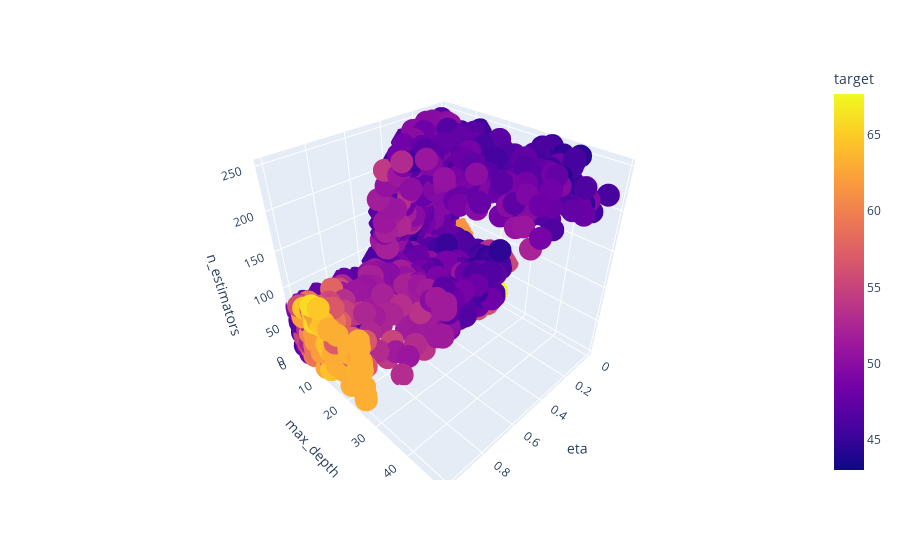

This figure's notebook cell:
### Code cell
px.scatter_3d(df1, x = "eta", y = "max_depth", z = "n_estimators", color = "target")

### Figure 1 — Plotly figure (JSON) as saved in the notebook; plotly's stock layout.template omitted (floating-point values rounded to 4 significant figures; data arrays with more than 128 entries replaced by an {"elided": "..."} marker saying what was removed)
{"data": [{"hovertemplate": "eta=%{x}<br>max_depth=%{y}<br>n_estimators=%{z}<br>target=%{marker.color}<extra></extra>", "legendgroup": "", "marker": {"color": {"elided": "2410 float values"}, "coloraxis": "coloraxis", "symbol": "circle"}, "mode": "markers", "name": "", "scene": "scene", "showlegend": false, "type": "scatter3d", "x": {"elided": "2410 float values"}, "y": {"elided": "2410 int values"}, "z": {"elided": "2410 int values"}}], "layout": {"coloraxis": {"colorbar": {"title": {"text": "target"}}, "colorscale": [[0, "#0d0887"], [0.1111, "#46039f"], [0.2222, "#7201a8"], [0.3333, "#9c179e"], [0.4444, "#bd3786"], [0.5556, "#d8576b"], [0.6667, "#ed7953"], [0.7778, "#fb9f3a"], [0.8889, "#fdca26"], [1, "#f0f921"]]}, "legend": {"tracegroupgap": 0}, "margin": {"t": 60}, "scene": {"domain": {"x": [0, 1], "y": [0, 1]}, "xaxis": {"title": {"text": "eta"}}, "yaxis": {"title": {"text": "max_depth"}}, "zaxis": {"title": {"text": "n_estimators"}}}}}
